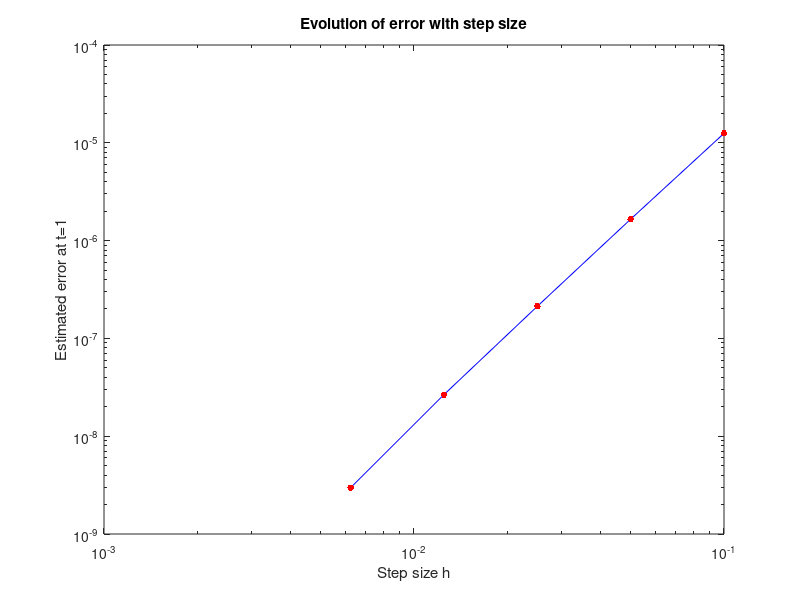

Write MATLAB code to recreate this figure.
function [n_approx] = LAB2A()
 % Function for LAB2 question A. 
% Authors: David Weicker and Florentin Goyens
close all;

N = [320 160 80 40 20 10];
value = zeros(1,length(N));
init = [1 0]'; %initial conditions

% Solve equation
for j = 1:length(N)
    n = N(j);
    u = [init zeros(2,n)];
    h = 1/n;
    for i=1:n
        k1 = vanderpol(i*h,u(:,i));
        k2 = vanderpol((i+1)*h,u(:,i)+h*k1);
        k3 = vanderpol((i+0.5)*h,u(:,i)+h*k1./4+h*k2./4);
        u(:,i+1) = u(:,i)+h*(k1+k2+4*k3)./6;
    end
    value(j) = u(1,end);
end

% Plot error to estimate the order of the method
error = abs(value-value(1));% for h
loglog(1./N,error,'b-',1./N,error,'r.','MarkerSize',15); 
title('Evolution of error with step size');
xlabel('Step size h');
ylabel('Estimated error at t=1');

n_approx = log(error(2)/error(end))/log(N(end)/N(2)); %returns an approximation of the order
end

function dudt = vanderpol(t,u)
%System of ODE's for Van Der Pol's equation
epsilon = 1;
dudt = u;
dudt(1) = u(2);
dudt(2) = -u(1) - epsilon*(u(1)*u(1)-1)*u(2);
end
